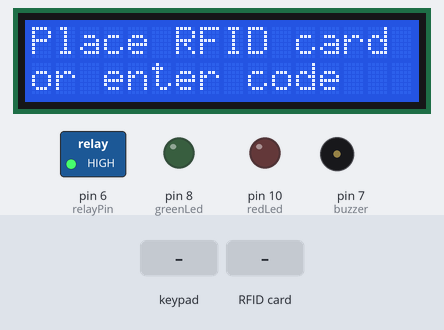
Bench run of a sketch on a simulated Arduino Mega 2560, built with avr-gcc and run on an emulated ATmega2560. Parts: 16×2 character LCD, switched loads named in the sketch (green lamp = pin HIGH), output pins drawn as LEDs (lit = HIGH), buzzer (waves = sounding). The inputs (shaded band) are chosen by the test bench. Pins used as bus, display or sensor lines are not drawn; what the sketch prints to the serial monitor is not drawn.

Above: at 1.3 s.
1.4 s: keypad keys 1 2 3 A # pressed 0.4 s apart
At 3.1 s:
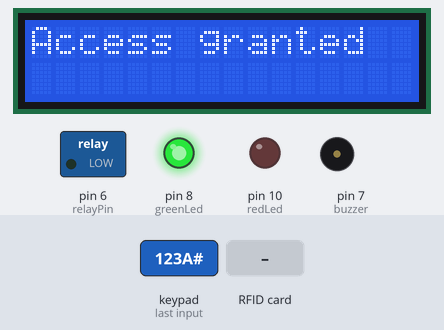
4.9 s: RFID card 5E 7A 19 C4 held to the reader
At 7.2 s:
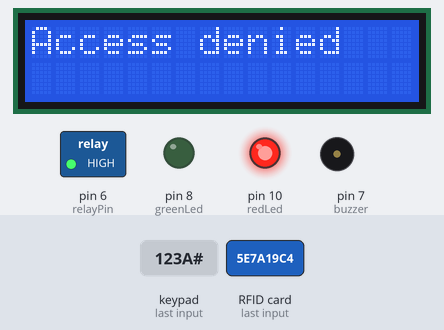
7.9 s: key 'C' pressed
At 9.8 s:
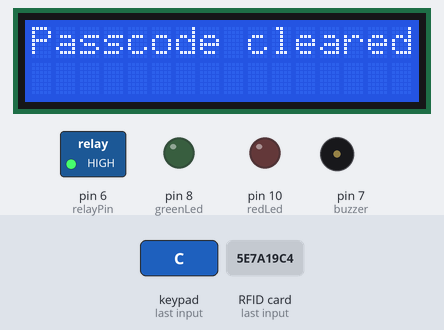
10.9 s: key 'B' pressed
At 12.1 s:
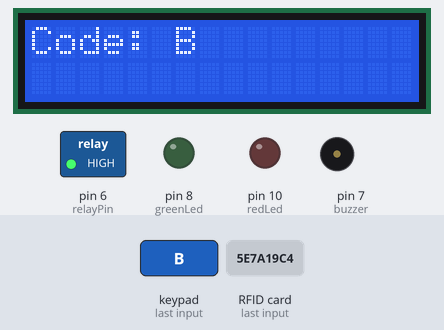
12.4 s: keypad keys 1 2 3 A * pressed 0.4 s apart
At 17.2 s:
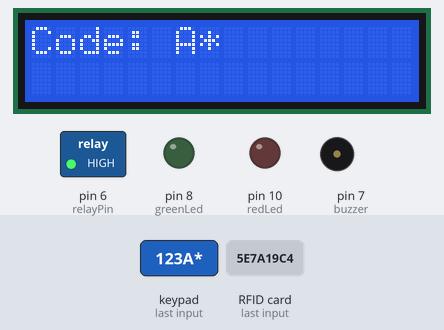
17.4 s: key '*' pressed
At 18.8 s:
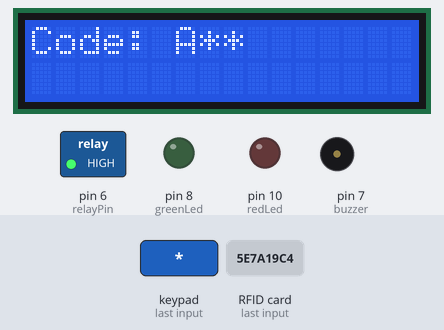
Timing chart, 0 to 19.9 s (numbered marks = the images above; inputs shaded):
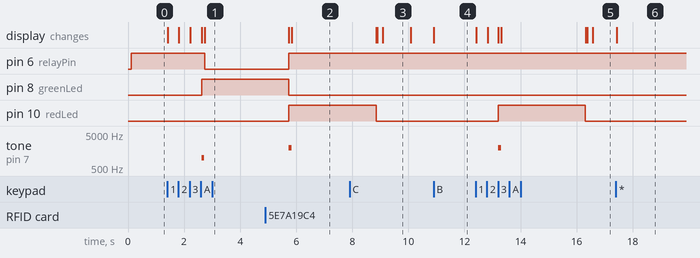

The sketch:

Electronic_lock_using_RFID_and_Keypad.ino
```cpp
#include <Wire.h>           // Include the Wire library for I2C communication
#include <LiquidCrystal.h>  // Include the LiquidCrystal library for controlling the LCD
#include <Keypad.h>         // Include the Keypad library for reading the keypad input
#include <MFRC522.h>        // Include the MFRC522 library for reading RFID cards

// LCD setup
LiquidCrystal lcd(12, 11, 5, 4, 3, 2);  // Create an instance of the LiquidCrystal class using the defined pins
byte numRows = 2;                       // Define the number of rows on the LCD
byte numCols = 16;                      // Define the number of columns on the LCD

// Keypad setup
const byte ROWS = 4;       // Define the number of rows on the keypad
const byte COLS = 4;       // Define the number of columns on the keypad
char keys[ROWS][COLS] = {  // Define the characters on each key of the keypad
  { '1', '2', '3', 'A' },
  { '4', '5', '6', 'B' },
  { '7', '8', '9', 'C' },
  { '*', '0', '#', 'D' }
};
byte rowPins[ROWS] = { 45, 44, 43, 42 };                        // Define the pins for the rows on the keypad
byte colPins[COLS] = { 41, 40, 39, 38 };                        // Define the pins for the columns on the keypad
Keypad keypad(makeKeymap(keys), rowPins, colPins, ROWS, COLS);  // Create an instance of the Keypad class using the defined pins and keys

// RFID setup
#define SS_PIN 53               // Define the Slave Select pin for the MFRC522
#define RST_PIN 9               // Define the reset pin for the MFRC522
MFRC522 rfid(SS_PIN, RST_PIN);  // Create an instance of the MFRC522 class using the defined pins

// LEDs and buzzer setup
const int redLed = 10;   // Define the pin for the red LED
const int greenLed = 8;  // Define the pin for the green LED
const int buzzer = 7;    // Define the pin for the buzzer

// Relay setup
const int relayPin = 6;       // Define the pin for the relay
const int unlockTime = 3000;  // Define the time in milliseconds to keep the lock unlocked (3 seconds)

// Valid code and RFID tag
String validCode = "123A";          // Define the valid passcode
String validTagID = "69 32 57 59";  //unvalid ID: 69 32 57 59 valid ID: 49 3F B6 42  // Define the valid RFID tag ID

void setup() {
  Serial.begin(9600);  // Initialize the serial communication with a baud rate of 9600

  // Initialize RFID
  SPI.begin();      // Initialize the SPI bus
  rfid.PCD_Init();  // Initialize the MFRC522

  // Initialize LCD
  lcd.begin(numCols, numRows);  // Initialize the LCD with the defined number of rows and columns
  lcd.clear();

  // Initialize LEDs, buzzer, and relay
  pinMode(redLed, OUTPUT);    // Set the red LED pin as an output
  pinMode(greenLed, OUTPUT);  // Set the green LED pin as an output
  pinMode(buzzer, OUTPUT);    // Set the buzzer pin as an output
  pinMode(relayPin, OUTPUT);  // Set the relay pin as an output
  digitalWrite(relayPin, HIGH);
  lcd.print("Place RFID card");  // Display "Place RFID card" on the LCD
  lcd.setCursor(0, 1);           // Move the cursor to the second row of the LCD
  lcd.print("or enter code");    // Display "or enter code" on the LCD

  Serial.println("Place RFID card or enter code:");  // Print "Place RFID card or enter code:" to the serial monitor
}

void loop() {
  String enteredCode = "";  // Initialize an empty string for the entered code

  // Check for keypad input
  while (enteredCode != validCode) {         // Continue looping until a valid code is entered
    char key = keypad.getKey();              // Read the key pressed on the keypad
    if (key != NO_KEY) {                     // If a key was pressed
      if (key == 'C') {                      // If the "C" key was pressed
        enteredCode = "";                    // Clear the entered code
        lcd.clear();                         // Clear the LCD display
        lcd.print("Passcode cleared");       // Display "Passcode cleared" on the LCD
        Serial.println("Passcode cleared");  // Print "Passcode cleared" to the serial monitor
        delay(1000);                         // Wait for 1 second
        lcd.clear();                         // Clear the LCD display
        lcd.print("Enter code:");            // Display "Enter code:" on the LCD
        Serial.println("Enter code:");       // Print "Enter code:" to the serial monitor
      } else {
        enteredCode += key;                 // Add the pressed key to the entered code
        lcd.clear();                        // Clear the LCD display
        lcd.print("Code: " + enteredCode);  // Display "Code: " followed by the entered code on the LCD
        Serial.print(key);                  // Print the pressed key to the serial monitor
      }
    }
    if (enteredCode.length() == validCode.length()) {  // If the entered code has the same length as the valid code
      if (enteredCode == validCode) {                  // If the entered code is the same as the valid code
        openDoor();                                    // Call the openDoor() function
      } else {
        invalidAccess();  // Call the invalidAccess() function
      }
      enteredCode = "";  // Clear the entered code
      break;             // Exit the loop
    }

    // Check for RFID card
    if (rfid.PICC_IsNewCardPresent() && rfid.PICC_ReadCardSerial()) {                               // If a new RFID card is present and read
      String tagID = "";                                                                            // Initialize an empty string for the tag ID
      for (byte i = 0; i < rfid.uid.size; i++) {                                                    // Loop through the card's UID
        tagID += String(rfid.uid.uidByte[i] < 0x10 ? "0" : "") + String(rfid.uid.uidByte[i], HEX);  // Add the byte to the tag ID string
        if (i < rfid.uid.size - 1) {                                                                // If not the last byte
          tagID += " ";                                                                             // Add a space to the tag ID string
        }
      }
      tagID.toUpperCase();  // Convert the tag ID to uppercase

      if (tagID == validTagID) {  // If the tag ID is valid
        openDoor();               // Call the openDoor() function
      } else {
        invalidAccess();  // Call the invalidAccess() function
      }
      rfid.PICC_HaltA();       // Stop the card's communication
      rfid.PCD_StopCrypto1();  // Stop the encryption on the card
    }
  }
}

void openDoor() {
  digitalWrite(greenLed, HIGH);        // Turn on the green LED
  digitalWrite(redLed, LOW);           // Turn off the red LED
  tone(buzzer, 1000);                  // Play a 1000 Hz tone on the buzzer
  delay(100);                          // Wait for 0.1 second
  noTone(buzzer);                      // Turn off the buzzer
  lcd.clear();                         // Clear the LCD display
  lcd.print("Access granted");         // Display "Access granted" on the LCD
  Serial.println("\nAccess granted");  // Print "Access granted" to the serial monitor

  // Activate the relay to unlock the electronic lock
  digitalWrite(relayPin, LOW);
  delay(unlockTime);             // Keep the relay activated for the specified unlock time
  digitalWrite(relayPin, HIGH);  // Deactivate the relay
  resetSystem();                 // Call the resetSystem() function
}

void invalidAccess() {
  digitalWrite(redLed, HIGH);         // Turn on the red LED
  digitalWrite(greenLed, LOW);        // Turn off the green LED
  tone(buzzer, 2000);                 // Play a 2000 Hz tone on the buzzer
  delay(100);                         // Wait for 0.1 second
  noTone(buzzer);                     // Turn off the buzzer
  lcd.clear();                        // Clear the LCD display
  lcd.print("Access denied");         // Display "Access denied" on the LCD
  Serial.println("\nAccess denied");  // Print "Access denied" to the serial monitor
  delay(3000);                        // Wait for 3 seconds
  resetSystem();                      // Call the resetSystem() function
}

void resetSystem() {
  digitalWrite(redLed, LOW);                         // Turn off the red LED
  digitalWrite(greenLed, LOW);                       // Turn off the green LED
  lcd.clear();                                       // Clear the LCD display
  lcd.print("Place RFID card");                      // Display "Place RFID card" on the LCD
  lcd.setCursor(0, 1);                               // Move the cursor to the second row of the LCD
  lcd.print("or enter code");                        // Display "or enter code" on the LCD
  Serial.println("Place RFID card or enter code:");  // Print "Place RFID card or enter code:" to the serial monitor
}
```

Measured:
- after the input at 1.4 s, pin 6 (relayPin): HIGH → LOW after 1.3 s; pin 8 (greenLed): LOW → HIGH after 1.2 s; tone on pin 7 (buzzer): silent → 1000 Hz after 1.2 s, → silent 0.10 s later; the display: first changes at once (image 1 shows a later state)
- after the input at 4.9 s, pin 10 (redLed): LOW → HIGH after 0.84 s; tone on pin 7 (buzzer): silent → 2000 Hz after 0.84 s, → silent 0.10 s later
- after the input at 7.9 s, the display: first differs from a run without the input after 1.2 s (image 3)
- after the input at 10.9 s, the display: changes at once (image 4)
- after the input at 12.4 s, pin 10 (redLed): LOW → HIGH after 0.81 s, → LOW 3.1 s later; tone on pin 7 (buzzer): silent → 2000 Hz after 0.81 s, → silent 0.10 s later; the display: first changes at once (image 5 shows a later state)
- after the input at 17.4 s, the display: changes at once (image 6)
- what the display in image 3 shows lasts 1.0 s, from 9.1 s to 10.1 s
